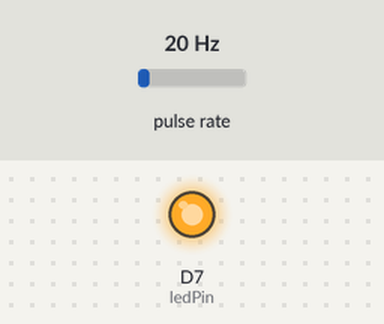
Bench run of a sketch on a simulated ESP8266 (NodeMCU). Parts: output pins drawn as LEDs (lit = HIGH). Wiring (inferred from the names in the program): pulse sensor: data D1. The inputs (shaded band) are chosen by the test bench; at power-on: pulse rate 20 Hz. WiFi joins after 1.5 s; servers stay silent unless stated; what the sketch prints to the serial monitor is not drawn.

Above: at 3.1 s.
Timing chart, 0 to 5.0 s (numbered marks = the images above):
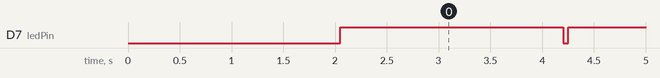

The sketch:

second_sensor_THIS_WORKED_FINE_001C.ino
```cpp
#include <ESP8266WiFi.h>
#include <ESP8266HTTPClient.h>

const char* ssid = "guta";
const char* password = "guta1234";
const char* serverUrl = "https://leakage.projects.co.tz/api/send-data";
const int sensorId = 3; // Define the sensor ID here

volatile int flow_frequency; // Measures flow sensor pulses
float vol = 0.0, l_minute;
unsigned char flowsensor = D1;
unsigned char ledPin = D7; // LED pin (D7)
unsigned long currentTime;
unsigned long cloopTime;

void ICACHE_RAM_ATTR flow ()
{
  flow_frequency++;
  digitalWrite(ledPin, HIGH); // Turn on the LED when a pulse is detected
}

void setup()
{
  pinMode(flowsensor, INPUT);
  digitalWrite(flowsensor, HIGH);
  pinMode(ledPin, OUTPUT); // Set the LED pin as output
  digitalWrite(ledPin, LOW); // Initially turn off the LED
  Serial.begin(9600);

  WiFi.begin(ssid, password);
  while (WiFi.status() != WL_CONNECTED) {
    delay(1000);
    Serial.println("Connecting to WiFi...");
  }
  Serial.println("Connected to WiFi");

  attachInterrupt(digitalPinToInterrupt(flowsensor), flow, RISING);

  currentTime = millis();
  cloopTime = currentTime;
}

void loop ()
{
  currentTime = millis();
  if (currentTime >= (cloopTime + 1000))
  {
    cloopTime = currentTime;
    l_minute = (flow_frequency / 7.5);
    vol = vol + (l_minute / 60);
    flow_frequency = 0;
    Serial.print(l_minute, DEC);
    Serial.println(" L/Sec");
    sendSensorData(sensorId, l_minute); // Pass sensor ID and value to the function
    digitalWrite(ledPin, LOW); // Turn off the LED after sending data
  }
}

void sendSensorData(int sensorId, float sensorValue) {
  delay(1000);
  if (WiFi.status() == WL_CONNECTED) {
    String url = String(serverUrl) + "njknkjnk/" + String(sensorId) + "/" + String(sensorValue, 1);
    //String url =  "https://leakage.projects.co.tz/api/send-data/2/0.1";
    Serial.println(url); // Print the URL

    WiFiClient client;
    HTTPClient http;
    http.begin(client, url);
    int httpResponseCode = http.GET();

    if (httpResponseCode > 0) {
      Serial.print("HTTP Response code: ");
      Serial.println(httpResponseCode);
    }
    else {
      Serial.print("Error sending data. HTTP Response code: ");
      Serial.println(httpResponseCode);
    }

    http.end();
  }
  else {
    Serial.println("WiFi Disconnected. Unable to send data.");
  }
}
```
